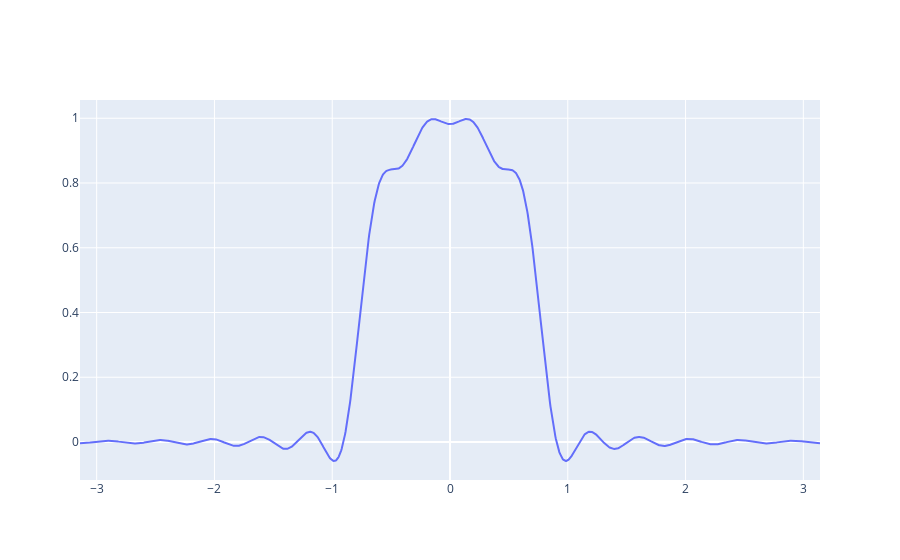

Notebook cell for this chart:
### Code cell
n = 20
fig = go.Figure()
y = Generate('Gaus', x[0:1500], Amount=1, fourier=True,N=points,M=30)
print(np.shape(y[0][0]))
plot(fig, x, y[0][0], 'test')
fig

### Figure 1 — Plotly figure (JSON) as saved in the notebook; plotly's stock layout.template omitted (floating-point values rounded to 4 significant figures; data arrays with more than 128 entries replaced by an {"elided": "..."} marker saying what was removed)
{"data": [{"mode": "lines", "name": "test", "x": {"elided": "1500 float values"}, "y": {"elided": "1500 float values"}, "type": "scatter"}], "layout": {}}
